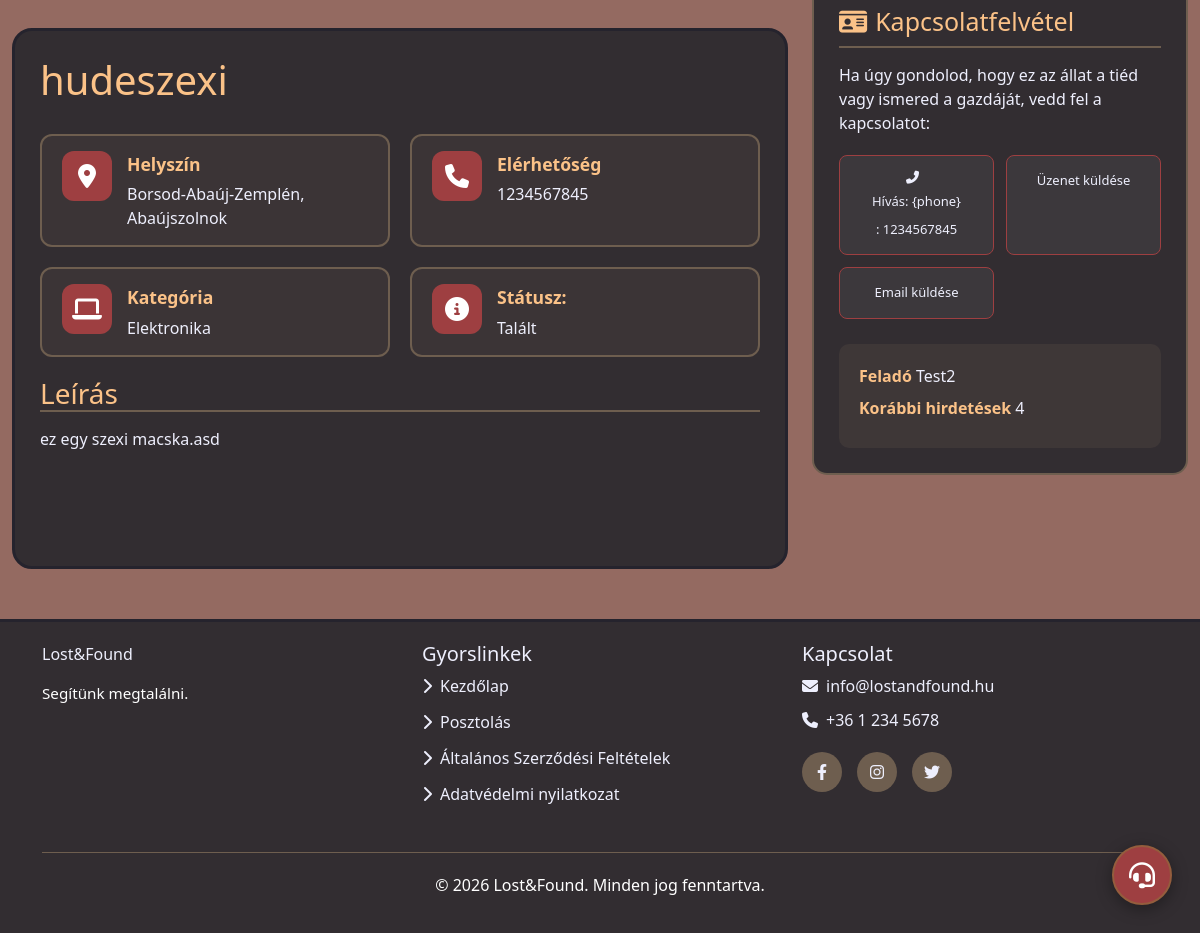
/post/6 (lower part), run on an earlier commit of the app's database.
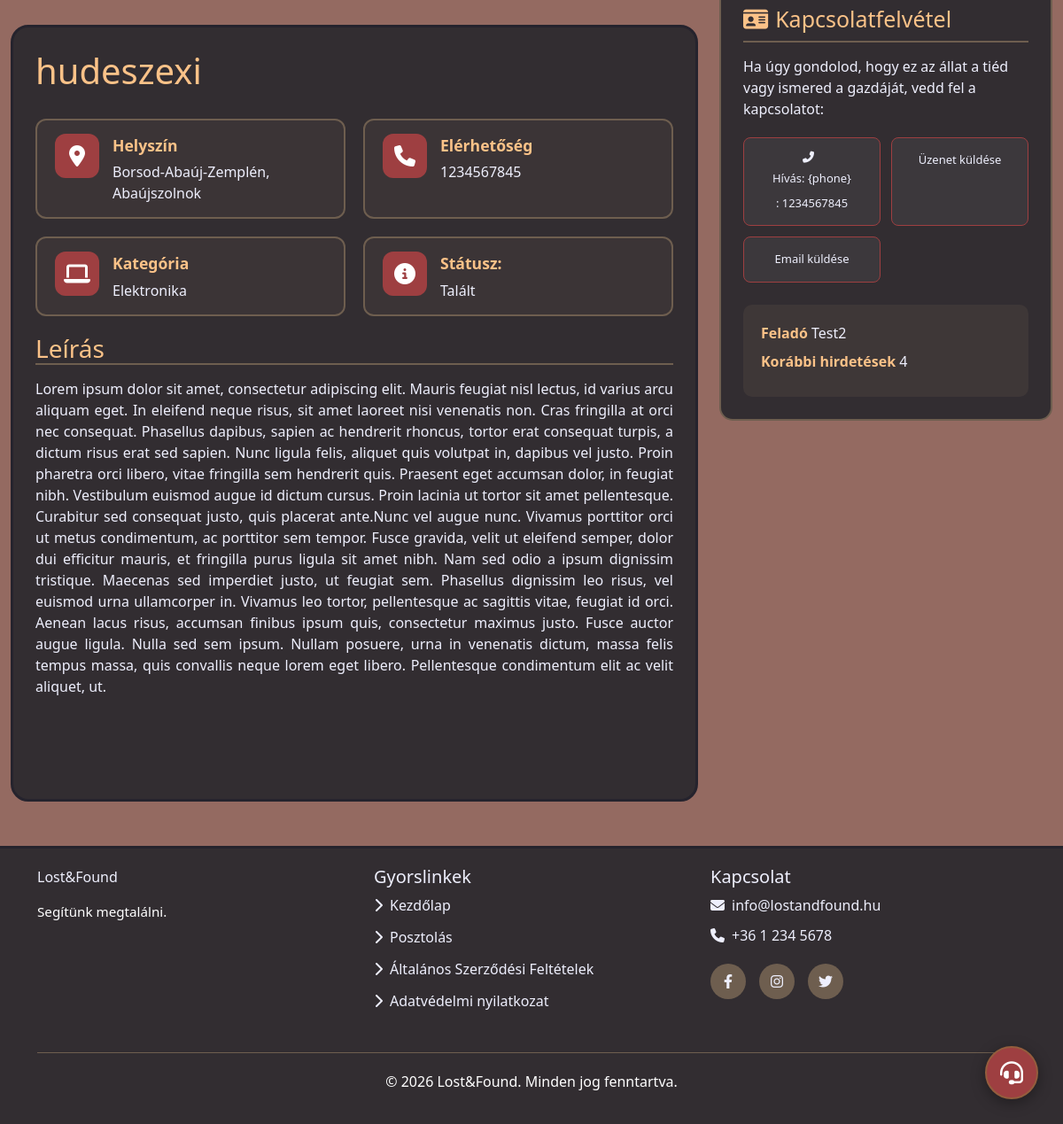
And on a later commit of the database.
### database.py (models this page shows, shortened)
class Item(db.Model):
    id = db.Column(db.Integer, primary_key=True)
    name = db.Column(db.String(80), nullable=False)
    description_hu =  db.Column(db.Text, nullable=True)
    description_en = db.Column(db.Text, nullable=True)
    created_at = db.Column(db.DateTime, default=datetime.now)
    attachments= db.relationship('Attachment', backref='item', lazy=True)
    uploader_id = db.Column(db.Integer, db.ForeignKey('user.id'), nullable=False)
    active = db.Column(db.Boolean, default=True)
    type = db.Column(db.String(20), default='lost')
    category_id = db.Column(db.Integer, db.ForeignKey('category.id'), nullable=True)
    location = db.Column(db.String(200), nullable=True)
    category = db.relationship('Category', backref='items', lazy=True)
    is_closed = db.Column(db.Boolean, default=False)

class User(db.Model, UserMixin):
    id = db.Column(db.Integer, primary_key=True)
    username = db.Column(db.String(80), unique=True, nullable=False)
    password_hash = db.Column(db.String(128), nullable=False)
    created_at = db.Column(db.DateTime, default=datetime.now())
    email = db.Column(db.String(80), unique=True, nullable=True)
    profile_picture = db.Column(db.Integer, db.ForeignKey('attachment.id'), nullable=True)
    name = db.Column(db.String(80), nullable=True)
    birthdate = db.Column(db.Date, nullable=True)
    phone_number = db.Column(db.String(20), nullable=True)
    phone_number_is_private = db.Column(db.Boolean, default=True)
    address = db.Column(db.String(200), nullable=True)
    address_is_private = db.Column(db.Boolean, default=False)
    _2fa_enabled = db.Column(db.Boolean, default=False)
    _2fa_id = db.Column(db.Integer, db.ForeignKey('two_factor_auth.id'), nullable=True)

class Category(db.Model):
    id = db.Column(db.Integer, primary_key=True)
    name = db.Column(db.String(50), unique=True, nullable=False)
    icon = db.Column(db.String(255), nullable=False)

### routes/post.py (the view)
@post_routes.route('/post', defaults={'item_id': 1})
@post_routes.route('/post/<int:item_id>')
def post(item_id):
    item = Item.query.get(item_id)
    if item is None or not item.active:
        return redirect(url_for('main.home'))
    if item.is_closed and (not current_user.is_authenticated or item.uploader_id != current_user.id):
        return redirect(url_for('main.home'))
    uploader = User.query.get(item.uploader_id)
    category_name = item.category.name if item.category else "-"
    category_i18n_map = {
        'allat': 'animal',
        'elektronika': 'electronics',
        'ruhazat': 'clothing',
        'ekszer': 'jewelry',
        'dokumentum': 'document',
        'egyeb': 'other',
    }
    category_i18n_key = category_i18n_map.get(category_name.lower()) if category_name != "-" else None
    public_phone = None
    if uploader and uploader.phone_number and not uploader.phone_number_is_private:
        public_phone = uploader.phone_number
    public_email = uploader.email if uploader and uploader.email else None
    contact_value = public_phone or public_email or "-"
    sender_name = "Ismeretlen felhasznalo"
    if uploader:
        sender_name = uploader.name or uploader.username
    previous_ads_count = Item.query.filter_by(uploader_id=item.uploader_id).count() if uploader else 0
    return render_template(
        "post.html",
        item=item,
        uploader=uploader,
        category_name=category_name,
        category_i18n_key=category_i18n_key,
        public_phone=public_phone,
        public_email=public_email,
        contact_value=contact_value,
        sender_name=sender_name,
        previous_ads_count=previous_ads_count,
    )

### main.py (called while the page is built)
@app.before_request
def check_profile_completion():
    if not current_user.is_authenticated:
        return
    if request.endpoint in ['profile.createprofile', 'profile.create_2fa', 'static', 'auth.login', 'auth.logout', 'main.varmegyek']:
        return
    if not current_user.name or not current_user.address or not current_user.birthdate:
        return redirect(url_for('profile.createprofile'))

### templates/post.html (shortened to what this page needs)
{% extends "base.html" %}
{% block js %}
<link rel="stylesheet" href="https://unpkg.com/leaflet@1.9.4/dist/leaflet.css"/>
{% endblock %}
{% block content %}
<div class="container post-container mt-4">
        <div class="row">
            <div class="col-lg-8">
                <div class="post-content">
                    <h2>{{ item.name }}</h2>
                    <div class="post-details">
                        <div class="detail-card">
                            <div class="info-icon">
                                <i class="fas fa-map-marker-alt"></i>
                            </div>
                            <div class="detail-content">
                                <strong data-i18n="post.location">Helyszín:</strong>
                                <p class="location">{{ item.location }}</p>
                            </div>
                        </div>
                        <div class="detail-card">
                            <div class="info-icon">
                                <i class="fas fa-phone"></i>
                            </div>
                            <div class="detail-content">
                                <strong data-i18n="post.contact">Elérhetőség:</strong>
                                <p class="contact">{{ contact_value }}</p>
                            </div>
                        </div>
                        <div class="detail-card">
                            <div class="info-icon">
                                <i class="fas
                                {% if category_name == 'allat' %}
                                fa-paw
                                {% elif category_name == 'elektronika' %}
                                fa-laptop
                                {% elif category_name == 'ruhazat' %}
                                fa-tshirt
                                {% elif category_name == 'ekszer' %}
                                fa-gem
                                {% elif category_name == 'dokumentum' %}
                                fa-file-alt
                                {% else %}
                                fa-tag
                                {% endif %}
                                "></i>
                            </div>
                            <div class="detail-content">
                                <strong data-i18n="post.category">Kategória:</strong>
                                <p {% if category_i18n_key %}data-i18n="home.categories.{{ category_i18n_key }}"{% endif %}>{{ category_name }}</p>
                            </div>
                        </div>
                        {% if item.type %}
                        <div class="detail-card">
                            <div class="info-icon">
                                <i class="fas fa-info-circle"></i>
                            </div>
                            <div class="detail-content">
                                <strong data-i18n="post.status">Státusz:</strong>
                                <p>{{ 'Elveszett' if item.type == 'lost' else 'Talált' }}</p>
                            </div>
                        </div>
                        {% endif %}
                        </div>
                    <div class="description">
                        <h3 data-i18n="post.description">Leírás:</h3>
                    <p data-lang-content="hu">{{ item.description_hu or '' }}</p>
                    </div>
                </div>
            </div>
            <div class="col-lg-4">
                <div class="contact-actions">
                    <h3><i class="fas fa-id-card me-2"></i><span data-i18n="post.contactSection">Kapcsolatfelvétel</span></h3>
                    <p data-i18n="post.contactText">Ha úgy gondolod, hogy ez az állat a tiéd vagy ismered a gazdáját, vedd fel a kapcsolatot:</p>
                    <div class="action-buttons">
                        {% if public_phone %}
                        <a href="tel:{{ public_phone }}" class="btn action-btn" data-i18n-phone="{{ public_phone }}">
                            <i class="fas fa-phone-alt me-2"></i><span data-i18n="post.call">Hívás</span>: {{ public_phone }}
                        </a>
                        {% endif %}
                        <a href="{{ url_for('messages.messages', partner=uploader.id) }}" class="btn action-btn" data-i18n="post.sendMessage">
                        </a>
                        {% if public_email %}
                        <a href="mailto:{{ public_email }}" class="btn action-btn" data-i18n="post.sendEmail">
                        </a>
                        {% endif %}
                    </div>
                    <div class="contact-info">
                        <p><strong data-i18n="post.sender">Feladó:</strong> {{ sender_name }}</p>
                        <p><strong data-i18n="post.previousAds">Korábbi hirdetések:</strong> {{ previous_ads_count }}</p>
                    </div>
                </div>
            </div>
        </div>
    </div>
{% endblock %}

### templates/base.html (shortened to what this page needs)
<!DOCTYPE html>
<html lang="hu">
<head>
    <link href="https://cdn.jsdelivr.net/npm/bootstrap@5.3.0/dist/css/bootstrap.min.css" rel="stylesheet">
    <link rel="stylesheet" href="https://cdnjs.cloudflare.com/ajax/libs/font-awesome/6.4.0/css/all.min.css">
    <link rel="stylesheet" href="{{ url_for('static', filename='css/style.css') }}">
    {% block js %}{% endblock %}
</head>
<body class="mainbody">
    {% block content %}
    {% endblock %}
    <div id="supportWidget">
        <button id="supportBtn" class="support-fab" aria-label="Segítség" title="Segítség" data-i18n-attr="aria-label:support.help;title:support.help">
            <i class="fas fa-headset" id="supportBtnIcon"></i>
        </button>
    </div>
    {% block footer %}
    <footer class="main-footer">
        <div class="container">
            <div class="row">
                <div class="col-md-4">
                    <div class="footer-brand">
                        <span data-i18n="footer.brand">Lost&Found</span>
                    </div>
                    <p class="footer-description" data-i18n="footer.description">Segítünk megtalálni.</p>
                </div>
                <div class="col-md-4">
                    <h5 data-i18n="footer.quickLinks">Gyorslinkek</h5>
                    <ul class="footer-links">
                        <li><a href="#"><i class="fas fa-chevron-right me-2"></i><span data-i18n="footer.home">Kezdőlap</span></a></li>
                        <li><a href="#"><i class="fas fa-chevron-right me-2"></i><span data-i18n="footer.posting">Posztolás</span></a></li>
                        <li><a href="#"><i class="fas fa-chevron-right me-2"></i><span data-i18n="footer.terms">Általános Szerződési Feltételek</span></a>
                        </li>
                        <li><a href="#"><i class="fas fa-chevron-right me-2"></i><span data-i18n="footer.privacy">Adatvédelmi nyilatkozat</span></a></li>
                    </ul>
                </div>
                <div class="col-md-4">
                    <h5 data-i18n="footer.contact">Kapcsolat</h5>
                    <ul class="footer-contact">
                        <li><i class="fas fa-envelope me-2"></i><span data-i18n="footer.email">info@lostandfound.hu</span></li>
                        <li><i class="fas fa-phone me-2"></i><span data-i18n="footer.phone">+36 1 234 5678</span></li>
                    </ul>
                    <div class="social-icons">
                        <a href="#"><i class="fab fa-facebook-f"></i></a>
                        <a href="#"><i class="fab fa-instagram"></i></a>
                        <a href="#"><i class="fab fa-twitter"></i></a>
                    </div>
                </div>
            </div>
            <div class="footer-bottom">
                <p data-i18n="footer.copyright">© 2026 Lost&Found. Minden jog fenntartva.</p>
            </div>
        </div>
    </footer>
    {% endblock %}
    {% set messages = get_flashed_messages(with_categories=True) %}
</body>
</html>

What changed in the data, as far as the page shows it:
changed Item "hudeszexi": description_hu "ez egy szexi macska.asd" → "Lorem ipsum dolor sit amet, consectetur adipiscing elit. Mauris feugiat nisl lectus, id varius arcu aliquam eget. In eleifend neque risus, sit amet laoreet nisi venenatis non. Cras fringilla at orci nec consequat. Phasellus dapibus, sapien ac hendrerit rhoncus, tortor erat consequat turpis, a dictum risus erat sed sapien. Nunc ligula felis, aliquet quis volutpat in, dapibus vel justo. Proin pharetra orci libero, vitae fringilla sem hendrerit quis. Praesent eget accumsan dolor, in feugiat nibh. Vestibulum euismod augue id dictum cursus. Proin lacinia ut tortor sit amet pellentesque. Curabitur sed consequat justo, quis placerat ante.Nunc vel augue nunc. Vivamus porttitor orci ut metus…"
